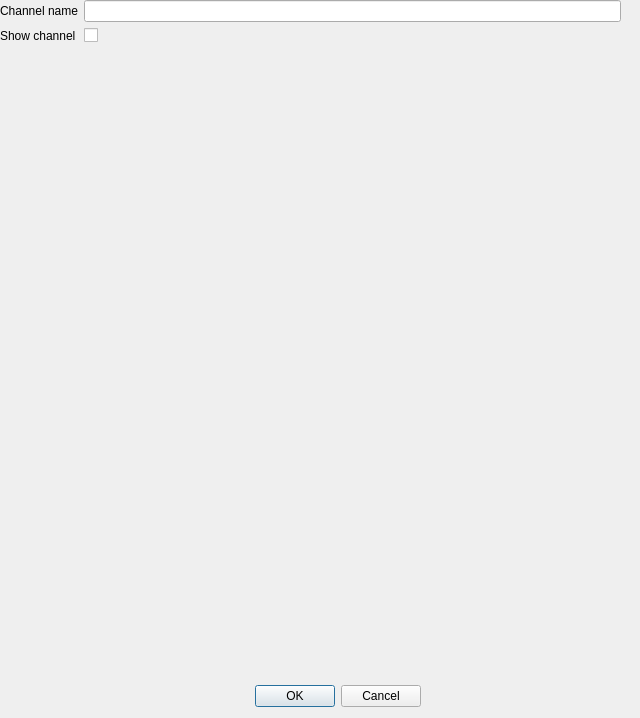
<?xml version="1.0" encoding="UTF-8"?>
<ui version="4.0">
 <class>CfgDialog</class>
 <widget class="QDialog" name="CfgDialog">
  <property name="geometry">
   <rect>
    <x>0</x>
    <y>0</y>
    <width>640</width>
    <height>718</height>
   </rect>
  </property>
  <property name="windowTitle">
   <string>Device setup</string>
  </property>
  <widget class="QDialogButtonBox" name="buttonBox">
   <property name="geometry">
    <rect>
     <x>80</x>
     <y>680</y>
     <width>341</width>
     <height>32</height>
    </rect>
   </property>
   <property name="orientation">
    <enum>Qt::Horizontal</enum>
   </property>
   <property name="standardButtons">
    <set>QDialogButtonBox::Cancel|QDialogButtonBox::Ok</set>
   </property>
  </widget>
  <widget class="QWidget" name="formLayoutWidget">
   <property name="geometry">
    <rect>
     <x>0</x>
     <y>0</y>
     <width>621</width>
     <height>671</height>
    </rect>
   </property>
   <layout class="QFormLayout" name="formLayout">
    <property name="sizeConstraint">
     <enum>QLayout::SetMaximumSize</enum>
    </property>
    <item row="0" column="0">
     <widget class="QLabel" name="label">
      <property name="text">
       <string>Channel name</string>
      </property>
     </widget>
    </item>
    <item row="0" column="1">
     <widget class="QLineEdit" name="EdChannelName"/>
    </item>
    <item row="1" column="0">
     <widget class="QLabel" name="label_2">
      <property name="text">
       <string>Show channel</string>
      </property>
     </widget>
    </item>
    <item row="1" column="1">
     <widget class="QCheckBox" name="ChkBxShowChannel">
      <property name="text">
       <string/>
      </property>
     </widget>
    </item>
   </layout>
  </widget>
 </widget>
 <resources/>
 <connections>
  <connection>
   <sender>buttonBox</sender>
   <signal>accepted()</signal>
   <receiver>CfgDialog</receiver>
   <slot>accept()</slot>
   <hints>
    <hint type="sourcelabel">
     <x>248</x>
     <y>254</y>
    </hint>
    <hint type="destinationlabel">
     <x>157</x>
     <y>274</y>
    </hint>
   </hints>
  </connection>
  <connection>
   <sender>buttonBox</sender>
   <signal>rejected()</signal>
   <receiver>CfgDialog</receiver>
   <slot>reject()</slot>
   <hints>
    <hint type="sourcelabel">
     <x>316</x>
     <y>260</y>
    </hint>
    <hint type="destinationlabel">
     <x>286</x>
     <y>274</y>
    </hint>
   </hints>
  </connection>
 </connections>
</ui>
